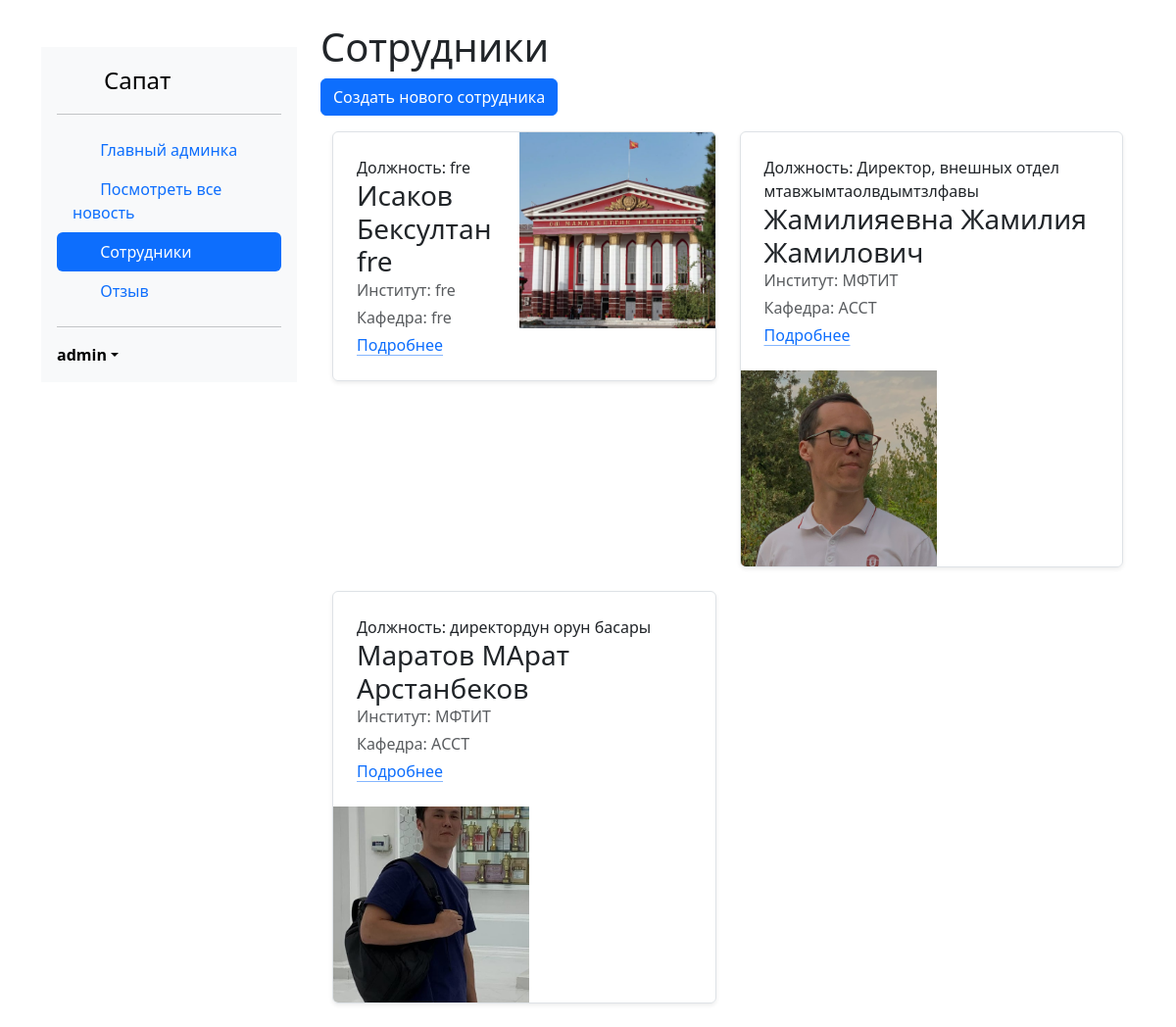
Page /admsapat/persons/ (signed in) on the earlier database version.
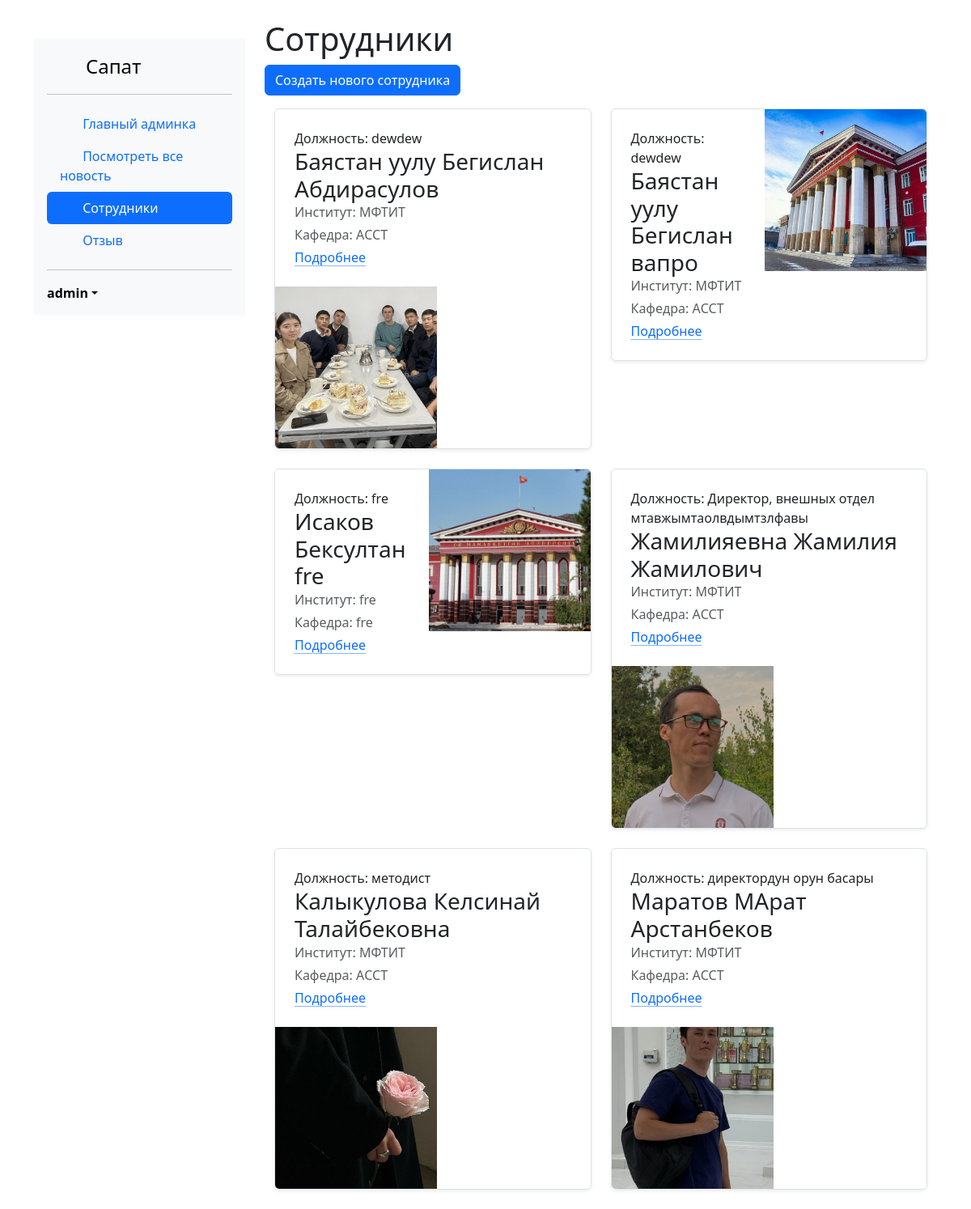
Same page on the later database version.
### database_admin/models.py (models this page shows, shortened)
class Person(models.Model):
    name = models.CharField(max_length=200, verbose_name='Имя')
    first_name = models.CharField(max_length=200, verbose_name='Фамилия')
    last_name = models.CharField(max_length=200, null=True, blank=True, verbose_name='Отечество')
    speciality = models.CharField(max_length=200, verbose_name='Должность')
    spec = models.CharField(max_length=255, verbose_name="Степень")
    faculty = models.CharField(max_length=200, null=True, blank=True, verbose_name='Институт, коллдеж')
    kafedra = models.CharField(max_length=200, null=True, blank=True, verbose_name='Кафедра, цикл')
    img = models.FileField(upload_to='images/', verbose_name='Изображение сотрудника', null=True, blank=True)
    addres = models.CharField(max_length=255, verbose_name='Адрес')
    tel = models.CharField(max_length=50, verbose_name="Телефон")
    email = models.EmailField()
    class Meta:
        ordering = ['name']
        verbose_name = 'Сотрудники'
        verbose_name_plural = "Сотрудники"

### database_admin/views/person_views.py (the view)
# urls.py: path('persons/', persons, name='persons'),
@login_required
@user_passes_test(lambda u: u.is_superuser)
def persons(request):
    persons = Person.objects.all()
    context = {
        'persons': persons
    }
    return render(request, 'adminka_person/persons.html', context)

### database_admin/templates/adminka_person/persons.html (shortened to what this page needs)
{% extends 'adminka_post/base_adminka.html' %}
{% block content %}
    <h1>Сотрудники</h1>
    <a href="{% url 'create_person' %}" class="btn btn-primary mb-3">Создать нового сотрудника</a>
   <div class="container">
    <div class="row">
        {% for person in persons %}
            <div class="col-md-6 mb-4">
                <div class="row g-0 border rounded overflow-hidden flex-md-row shadow-sm h-md-250 position-relative">
                    <div class="col p-4 d-flex flex-column position-static">
                        <span><p class="card-text mb-auto">Должность: {{ person.speciality }}</p></span>
                        <h3 class="mb-0">{{ person.first_name }} {{ person.name }}
                            {% if person.last_name %}{{ person.last_name }}{% endif %}</h3>
                        {% if person.faculty and person.kafedra %}
                        <div class="mb-1 text-body-secondary">Институт: {{ person.faculty }}</div>
                        <div class="mb-1 text-body-secondary">Кафедра: {{ person.kafedra }}</div>
                        {% endif %}
                        <a href="{% url 'person_detail' person.id %}" class="icon-link gap-1 icon-link-hover stretched-link">
                            Подробнее
                        </a>
                    </div>
                    <div class="col-auto d-none d-lg-block">
                    {% if person.img %}
                        <img src="{{ person.img.url }}" class="bd-placeholder-img" width="200" height="200" style="object-fit: cover; ">
                    {% else %}
                        <p>нет фотографии</p>
                    {% endif %}
                    </div>
                </div>
            </div>
            {% if forloop.counter|divisibleby:2 %}
                </div><div class="row">
            {% endif %}
        {% empty %}
            <div class="col">
                Таблица сотрудников пустa!
            </div>
        {% endfor %}
    </div>
</div>
{% endblock %}

### database_admin/templates/adminka_post/base_adminka.html (shortened to what this page needs)
<!DOCTYPE html>
<html lang="en">
<head>
    <link href="https://cdn.jsdelivr.net/npm/bootstrap@5.3.3/dist/css/bootstrap.min.css" rel="stylesheet"
>
</head>
<body>
<br>
<div class="container">
<div class="row">
    <div class="col-12 col-md-3 ">
        <br>
        {% include 'adminka_post/include/admin_sidebar.html' %}
    </div>
    <div class="col-12 col-md-9 ">
        {% block content %}
        {% endblock %}
    </div>
</div>
</div>
</body>
</html>

### database_admin/templates/adminka_post/include/admin_sidebar.html (shortened to what this page needs)
<div class="d-flex flex-column flex-shrink-0 p-3 bg-body-tertiary" style="width: 100%;">
    <a href="/" class="d-flex align-items-center mb-3 mb-md-0 me-md-auto link-body-emphasis text-decoration-none">
        <svg class="bi pe-none me-2" width="40" height="32">
            <use xlink:href="#bootstrap"></use>
        </svg>
        <span class="fs-4">Сапат</span>
    </a>
    <hr>
    <ul class="nav nav-pills flex-column mb-auto">
        <li class="nav-item">
            <a href="{% url 'admin_core' %}"
               class="nav-link {% if request.resolver_match.url_name == 'admin_core' %}active {% endif %}"
               aria-current="page">
                <svg class="bi pe-none me-2" width="16" height="16">
                    <use xlink:href="#home"></use>
                </svg>
                Главный админка
            </a>
        </li>
        <li class="nav-item">
            <a href="{% url 'all_posts' %}"
               class="nav-link  {% if request.resolver_match.url_name == 'all_posts' %}active text-white{% endif %}">
                <svg class="bi pe-none me-2" width="16" height="16">
                    <use xlink:href="#speedometer2"></use>
                </svg>
                Посмотреть все новость
            </a>
        </li>
        <li class="nav-item">
            <a href="{% url 'persons' %}"
               class="nav-link  {% if request.resolver_match.url_name == 'persons' %}active text-white{% endif %}">
                <svg class="bi pe-none me-2" width="16" height="16">
                    <use xlink:href="#speedometer2"></use>
                </svg>
                Сотрудники
            </a>
        </li>
       <li class="nav-item">
            <a href="{% url 'feedback' %}"
               class="nav-link  {% if request.resolver_match.url_name == 'feedback' %}active text-white{% endif %}">
                <svg class="bi pe-none me-2" width="16" height="16">
                    <use xlink:href="#speedometer2"></use>
                </svg>
                Отзыв
            </a>
        </li>
    </ul>
    <hr>
    <div class="dropdown">
        <a href="#" class="d-flex align-items-center link-body-emphasis text-decoration-none dropdown-toggle"
           data-bs-toggle="dropdown" aria-expanded="false">
            <strong>{{ user.username }}</strong>
        </a>
    </div>
</div>

Differences in the rows shown:
added Person: speciality "dewdew", first_name "Баястан уулу", name "Бегислан", last_name "Абдирасулов", faculty "МФТИТ", kafedra "АССТ", img (picture)
added Person: speciality "dewdew", first_name "Баястан уулу", name "Бегислан", last_name "вапро", faculty "МФТИТ", kafedra "АССТ", img (picture)
added Person: speciality "методист", first_name "Калыкулова", name "Келсинай", last_name "Талайбековна", faculty "МФТИТ", kafedra "АССТ", img (picture)
